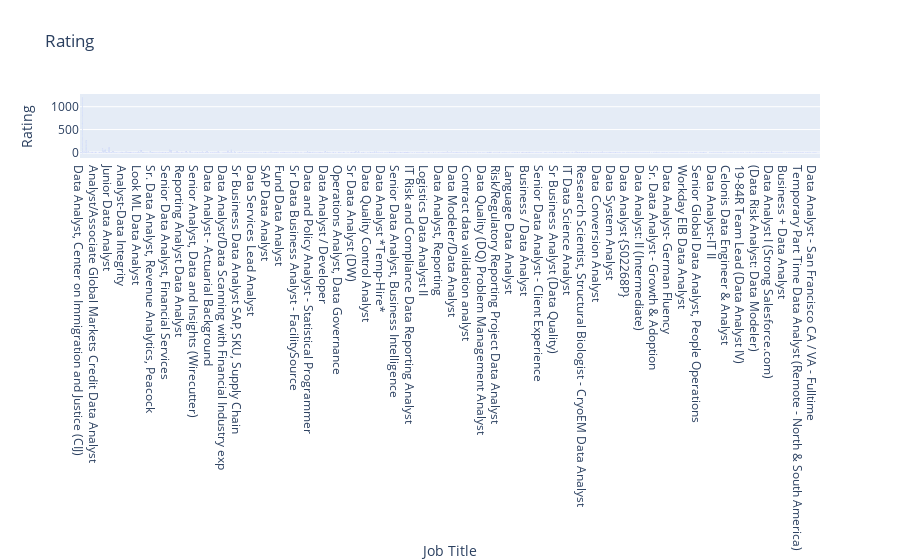

The cell this chart's notebook holds for it:
### Code cell
trace = go.Bar(
    y = data['Rating'][0:2000],
    x = data['Job Title'][0:2000],
    name = 'Rating')

data1 = [trace]

layout = go.Layout(title = 'Rating'
    , barmode = 'group'
    , xaxis=dict(title='Job Title')
    , yaxis=dict(title='Rating')
    , legend=dict(x=0.8,y=1.2)
    )

fig = go.Figure(data=data1, layout=layout)
iplot(fig)

### Figure 1 — Plotly figure (JSON) as saved in the notebook; plotly's stock layout.template omitted (floating-point values rounded to 4 significant figures; data arrays with more than 128 entries replaced by an {"elided": "..."} marker saying what was removed)
{"data": [{"name": "Rating", "type": "bar", "x": {"elided": "2000 str values"}, "y": {"elided": "2000 float values"}}], "layout": {"barmode": "group", "legend": {"x": 0.8, "y": 1.2}, "title": {"text": "Rating"}, "xaxis": {"title": {"text": "Job Title"}}, "yaxis": {"title": {"text": "Rating"}}}}
